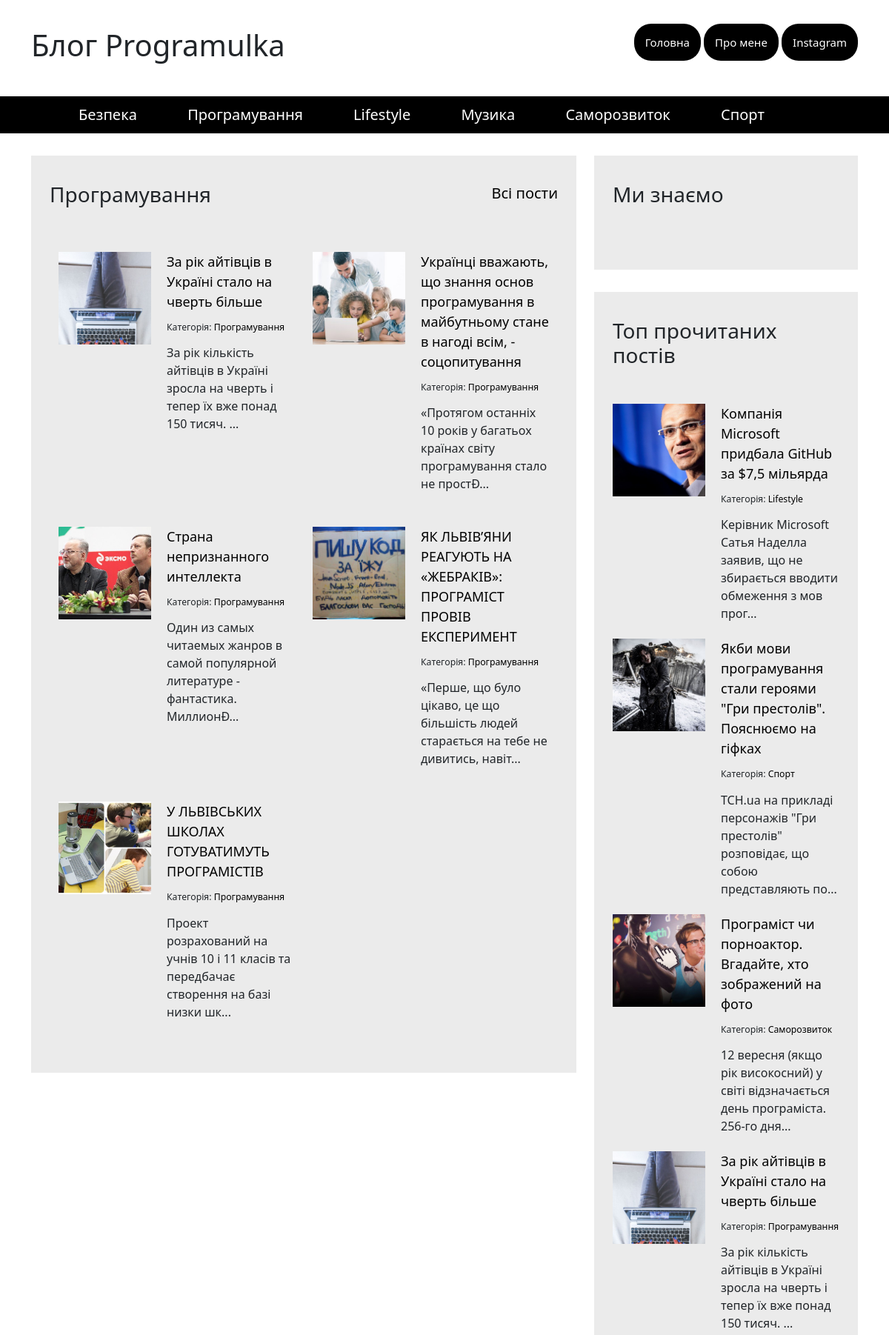
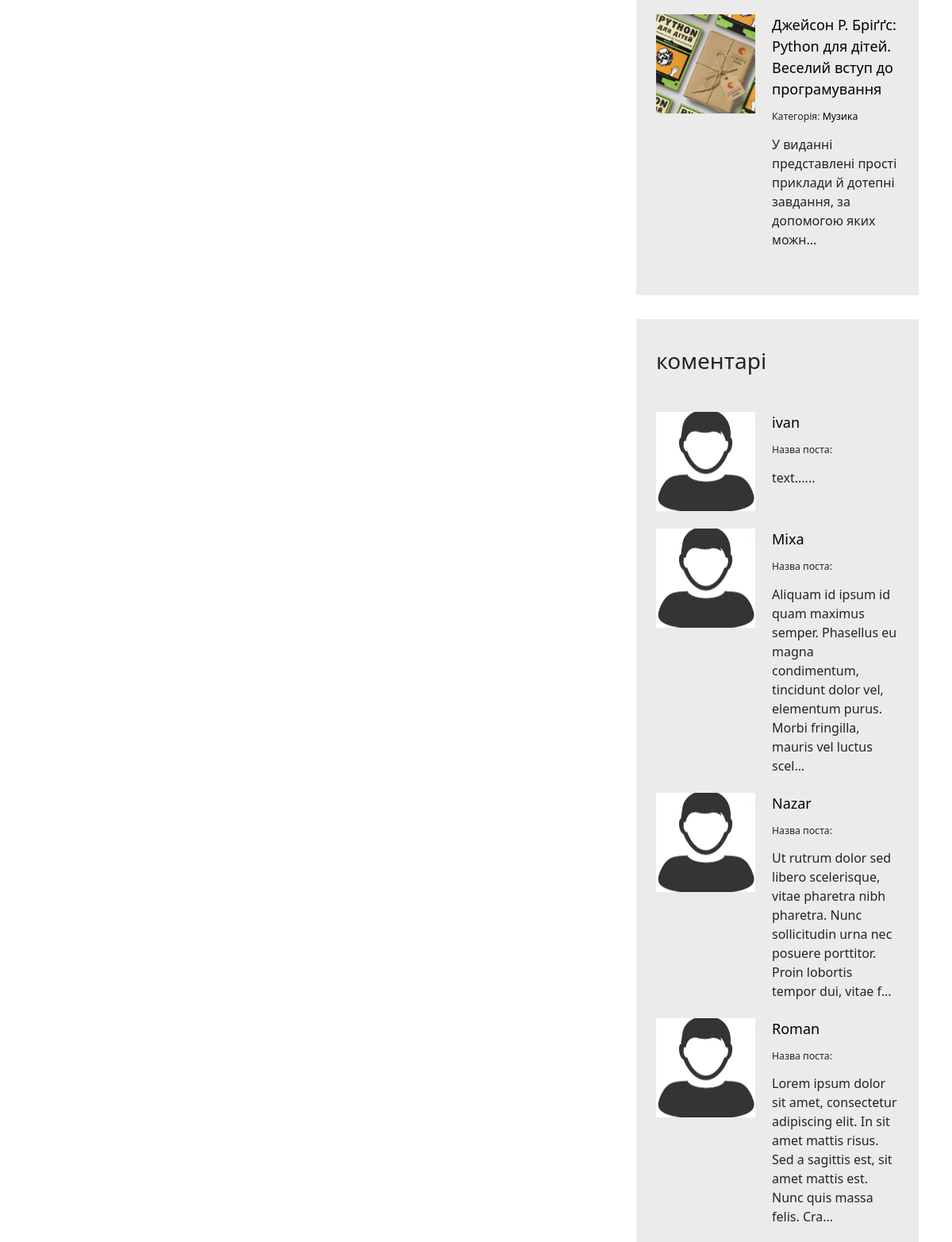
The page /categories.php?id=2 (upper part) on the database its author committed (2 pictures, top to bottom).
### tables this page shows
CREATE TABLE `articles_categories` (
  `id` int NOT NULL,
  `title` varchar(255) NOT NULL
);

CREATE TABLE `articles` (
  `id` int NOT NULL,
  `title` varchar(255) DEFAULT NULL,
  `text` text,
  `categorie_id` int DEFAULT NULL,
  `pubdate` datetime NOT NULL,
  `views` int NOT NULL DEFAULT '0',
  `img` varchar(255) DEFAULT NULL
);

CREATE TABLE `comments` (
  `id` int NOT NULL,
  `name` varchar(255) DEFAULT NULL,
  `author` varchar(100) DEFAULT NULL,
  `text` text NOT NULL,
  `pubdate` timestamp NOT NULL DEFAULT CURRENT_TIMESTAMP,
  `articles_id` int NOT NULL,
  `img` varchar(255) NOT NULL DEFAULT 'avatar.jpg'
);

### config/config.php (called while the page is built, shortened)
<?php
$config =array(
'title' => 'Блог Programulka',
'db' => array(
    'host' => 'localhost',
    'user' => 'root',
    'password' => 'password',
    'dbname' => 'Blog_test'
)
);

### categories.php (the view, shortened to what this page needs)
<?php
require('includes/head.php');
include('includes/header.php');
?>
<div id="content">
    <div class="container">
        <div class="row">
            <section class="content_left col-xl-8">
                <div class="block">
                    <a href="#">Всі пости</a>
                    <?php
                    foreach ($categories as $cat_val) {
                        if ($_GET["id"] === $cat_val["id"]) {
                            echo '<h3>' . $cat_val["title"] . '</h3>';
                        };
                    };
                    ?>
                    <div class="block__content">
                        <div class="articles articles__horizontal new_post">
                            <?php
                            $articles_categories = mysqli_query($connection, "SELECT * FROM `articles` WHERE `categorie_id` =" . (int)$_GET["id"]);
                            while ($articles = mysqli_fetch_assoc($articles_categories)) {
                            ?>
                                <article class="article">
                                    <div class="article_image" style="background-image: url('/img/<?php echo $articles["img"]; ?>');">
                                    </div>
                                    <div class="article__info">
                                        <a href="/article.php?id=<?php echo $articles["id"] ?>"><?php echo $articles["title"]; ?></a>
                                        <div class="article__info__meta">
                                            <?php
                                            foreach ($categories as $cat) {
                                                $cat_title = false;
                                                if ($cat["id"] === $articles["categorie_id"]) {
                                                    $cat_title = $cat["title"];
                                                    break;
                                                };
                                            };
                                            ?>
                                            <small>Категорія: <a href="/article.php?categorie=<?php echo $articles["categorie_id"] ?>"><?php echo $cat_title; ?></a></small>
                                        </div>
                                        <div class="article__info__preview">
                                            <?php echo substr($articles["text"], 0, 150); ?>...
                                        </div>
                                    </div>
                                </article>
                            <?php  }; ?>
                        </div>
                    </div>
                </div>
            </section>
            <?php include("./includes/sidebar.php") ?>
        </div>
    </div>
</div>
</div>
</body>
</html>

### includes/header.php
<div class="wrapper">
        <header id="header">
            <div class="header__top">
                <div class="container">
                    <div class="header__top__logo">
                        <h1><?php echo $config['title'] ?></h1>
                    </div>
                    <nav class="header__top__menu">
                        <ul>
                            <li>
                                <a href="/">Головна</a>
                            </li>
                            <li>
                                <a href="#">Про мене</a>
                            </li>
                            <li>
                                <a href="#">Instagram</a>
                            </li>
                        </ul>
                    </nav>
                </div>
            </div>
<?php $categories=mysqli_query($connection, "SELECT * FROM `articles_categories`");
?>
            <div class="header__bottom">
                <div class="container">
                    <nav>
                        <ul>
                            <?php
                            while($cat = mysqli_fetch_assoc($categories)){
                            ?>
                            <li> <a href="/categories.php?id=<?php echo $cat["id"] ?>"><?php echo $cat["title"]; ?></a></li>
                        <?php  };?>
                        </ul>
                    </nav>
                </div>
            </div>
        </header>

### includes/sidebar.php (shortened to what this page needs)
<section class="content_right col-xl-4">
    <div class="block">
        <h3>Ми знаємо</h3>
        <div class="block__content">
        </div>
    </div>
    <div class="block">
        <?php $categories_select_ok = mysqli_query($connection, "SELECT * FROM `articles` ORDER BY `views` DESC LIMIT 5"); ?>
        <h3>Топ прочитаних постів</h3>
        <div class="block__content">
            <div class="articles articles__vertical new_post">
                <?php
                while ($post = mysqli_fetch_assoc($categories_select_ok)) {
                ?>
                    <article class="article">
                        <div class="article_image" style="background-image: url('/img/<?php echo $post["img"]; ?>');">
                        </div>
                        <div class="article__info">
                            <a href="/article.php?id=<?php echo $post["id"] ?>"><?php echo $post["title"]; ?></a>
                            <div class="article__info__meta">
                                <?php
                                foreach ($categories as $cat) {
                                    $cat_title = false;
                                    if ($cat["id"] === $post["categorie_id"]) {
                                        $cat_title = $cat["title"];
                                        break;
                                    };
                                };
                                ?>
                                <small>Категорія: <a href="/categories.php?id=<?php echo $post["categorie_id"] ?>"><?php echo $cat_title; ?></a></small>
                            </div>
                            <div class="article__info__preview">
                                <?php echo substr($post["text"], 0, 150); ?>...
                            </div>
                        </div>
                    </article>
                <?php  }; ?>
            </div>
        </div>
    </div>
    <div class="block">
        <h3>коментарі</h3>
        <div class="block__content">
            <div class="articles articles__vertical new_post">
                <?php $comments = mysqli_query($connection, "SELECT * FROM `comments` ORDER BY `pubdate` DESC LIMIT 5");
                while ($comment = mysqli_fetch_assoc($comments)) {
                ?>
                    <article class="article">
                        <div class="article_image" style="background-image: url('/img/<?php echo $comment["img"]; ?>');">
                        </div>
                        <div class="article__info">
                            <a href="/article.php?id=<?php echo $comment["id"] ?>"><?php echo $comment["name"]; ?></a>
                            <div class="article__info__meta">
                                <small>Назва поста: <a href="/article.php?id=<?php echo $comment["articles_id"] ?>"><?php echo $art_title; ?></a></small>
                            </div>
                            <div class="article__info__preview">
                                <?php echo substr($comment["text"], 0, 150); ?>...
                            </div>
                        </div>
                    </article>
                <?php  }; ?>
            </div>
        </div>
    </div>
</section>

### css/style.css (style rules this page uses)
html, body, div, span, applet, object, iframe, h1, h2, h3, h4, h5, h6, p, blockquote, pre, a, abbr, acronym, address, big, cite, code, del, dfn, em, img, ins, kbd, q, s, samp, small, strike, strong, sub, sup, tt, var, b, u, i, center, dl, dt, dd, ol, ul, li, fieldset, form, label, legend, table, caption, tbody, tfoot, thead, tr, th, td, article, aside, canvas, details, embed, figure, figcaption, footer, header, hgroup, menu, nav, output, ruby, section, summary, time, mark, audio, video { margin: 0; padding: 0; border: 0; font-size: 100%; font: inherit; vertical-align: baseline; }
article, aside, details, figcaption, figure, footer, header, hgroup, menu, nav, section { display: block; }
body { line-height: 1; font-family: 'Roboto', sans-serif; }
ol, ul { list-style: none; }
h1 { font-size: 48px; font-weight: bold; }
h3 { font-size: 20px; font-weight: bold; }
#header .header__top { padding: 37px 0; background-color: #fff; }
#footer .container, .header__top .container { display: flex; justify-content: space-between; align-items: center; }
.footer__menu ul li, .header__top__menu ul li { display: inline-block; }
.header__top__menu ul li a { font-size: 15px; text-decoration: none; top: 50%; background-color: #000000; color: #fff; border: none; border-radius: 23px; padding: 15px; min-height: 30px; min-width: 120px; }
.header__bottom { height: 50px; background-color: #000; margin-bottom: 30px; }
.header__bottom li { display: inline-block; height: 100%; }
.header__bottom ul { height: 50px; }
.header__bottom nav ul>li>a { height: 100%; color: #fff; padding: 0 32px; font-size: 20px; display: flex; align-items: center; text-decoration: none; }
body a { text-decoration: none; }
.block { background-color: #ebebeb; padding: 36px 25px; margin-bottom: 30px; }
.block>a { font-size: 20px; color: #000; float: right; }
.block .block__content { padding-top: 40px; }
.articles.articles__horizontal { font-size: 0; }
.articles.articles__horizontal .article { width: 50%; display: inline-block; margin-bottom: 22px; font-size: 16px; padding: 12px; vertical-align: top; }
.articles .article .article_image { width: 125px; height: 125px; overflow: hidden; float: left; background-repeat: no-repeat; background-size: cover; background-position: center center; }
.articles .article .article__info { margin-left: 125px; padding-left: 21px; }
.articles .article .article__info>a { color: #000; font-size: 18px; font-weight: normal; }
.articles .article .article__info>.article__info__meta { font-size: 14px; font-weight: 300; margin-top: 9px; margin-bottom: 13px; }
.articles .article .article__info>.article__info__meta a { color: #000; }
.articles .article .article__info>.article__info__preview { font-size: 16px; font-weight: 300; }
.articles__vertical { display: flex; flex-direction: column; }
.articles.articles__vertical .article { margin-bottom: 22px; }

### rows shown on the page
articles_categories: title "Безпека"
articles_categories: title "Програмування"
articles_categories: title "Lifestyle"
articles_categories: title "Музика"
articles_categories: title "Саморозвиток"
articles_categories: title "Спорт"
articles: img (picture), title "За рік айтівців в Україні стало на чверть більше", text "За рік кількість айтівців в Україні зросла на чверть і тепер їх вже понад 150 тисяч."
articles: img (picture), title "Українці вважають, що знання основ програмування в майбутньому стане в нагоді всім, - соцопитування", text "«Протягом останніх 10 років у багатьох країнах світу програмування стало не простÐ"
articles: img (picture), title "Страна непризнанного интеллекта", text "Один из самых читаемых жанров в самой популярной литературе - фантастика. МиллионÐ"
articles: img (picture), title "ЯК ЛЬВІВ’ЯНИ РЕАГУЮТЬ НА «ЖЕБРАКІВ»: ПРОГРАМІСТ ПРОВІВ ЕКСПЕРИМЕНТ", text "«Перше, що було цікаво, це що більшість людей старається на тебе не дивитись, навіт"
articles: img (picture), title "У ЛЬВІВСЬКИХ ШКОЛАХ ГОТУВАТИМУТЬ ПРОГРАМІСТІВ", text "Проект розрахований на учнів 10 і 11 класів та передбачає створення на базі низки шк"
articles: img (picture), title "Компанія Microsoft придбала GitHub за $7,5 мільярда", text "Керівник Microsoft Сатья Наделла заявив, що не збирається вводити обмеження з мов прог"
articles: img (picture), title "Якби мови програмування стали героями \"Гри престолів\". Пояснюємо на гіфках", text "ТСН.ua на прикладі персонажів \"Гри престолів\" розповідає, що собою представляють по"
articles: img (picture), title "Програміст чи порноактор. Вгадайте, хто зображений на фото", text "12 вересня (якщо рік високосний) у світі відзначається день програміста. 256-го дня"
articles: img (picture), title "Джейсон Р. Бріґґс: Python для дітей. Веселий вступ до програмування", text "У виданні представлені прості приклади й дотепні завдання, за допомогою яких можн"
comments: img (placeholder picture), name "ivan", text "text..."
comments: img (placeholder picture), name "Mixa", text "Aliquam id ipsum id quam maximus semper. Phasellus eu magna condimentum, tincidunt dolor vel, elementum purus. Morbi fringilla, mauris vel luctus scel"
comments: img (placeholder picture), name "Nazar", text "Ut rutrum dolor sed libero scelerisque, vitae pharetra nibh pharetra. Nunc sollicitudin urna nec posuere porttitor. Proin lobortis tempor dui, vitae f"
comments: img (placeholder picture), name "Roman", text "Lorem ipsum dolor sit amet, consectetur adipiscing elit. In sit amet mattis risus. Sed a sagittis est, sit amet mattis est. Nunc quis massa felis. Cra"

### other values the page prints
$config['title'] "Блог Programulka"
